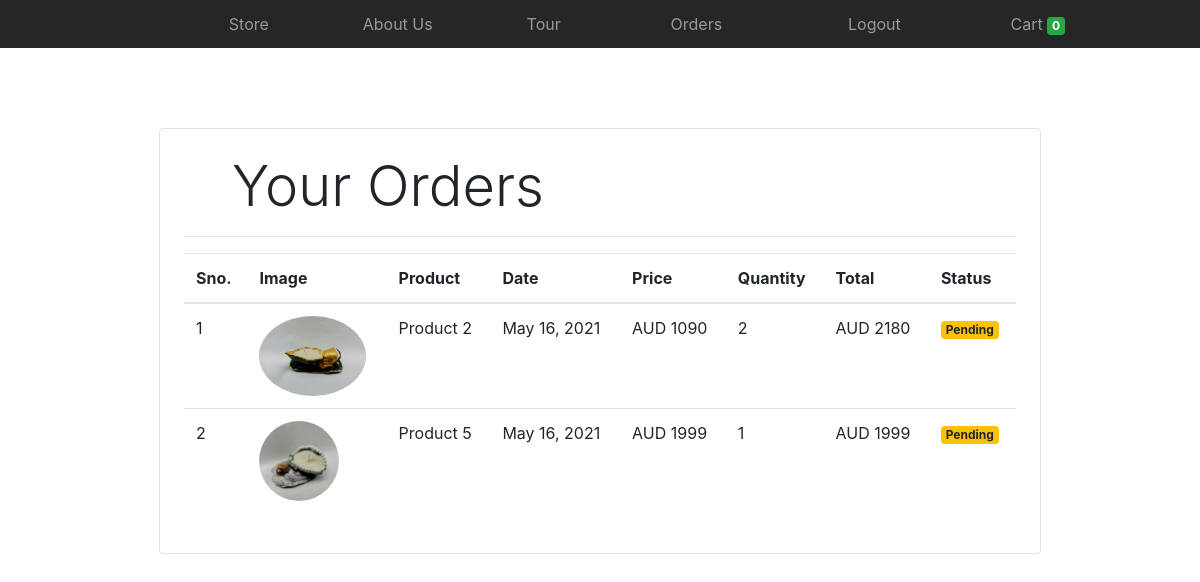
/orders (signed in), run on the app's committed database.
### store/models/orders.py (models this page shows, shortened)
class Order(models.Model):
    product = models.ForeignKey(Products,
                                on_delete=models.CASCADE)
    customer = models.ForeignKey(Customer,
                                 on_delete=models.CASCADE)
    quantity = models.IntegerField(default=1)
    price = models.IntegerField()
    address = models.CharField (max_length=50, default='', blank=True)
    phone = models.CharField (max_length=50, default='', blank=True)
    date = models.DateField (default=datetime.datetime.today)
    status = models.BooleanField (default=False)
    @staticmethod
    def get_orders_by_customer(customer_id):
        return Order.objects.filter(customer=customer_id).order_by('-date')

### store/models/product.py (models this page shows, shortened)
class Products(models.Model):
    name = models.CharField(max_length=60)
    price= models.IntegerField(default=0)
    category= models.ForeignKey(Category,on_delete=models.CASCADE,default=1 )
    description= models.CharField(max_length=250, default='', blank=True, null= True)
    image= models.ImageField(upload_to='uploads/products/')

### store/middlewares/auth.py (the view)
    def middleware(request):
        print(request.session.get('customer'))
        returnUrl = request.META['PATH_INFO']
        print(request.META['PATH_INFO'])
        if not request.session.get('customer'):
           return redirect(f'login?return_url={returnUrl}')
        response = get_response(request)
        return response

### store/templatetags/custom_filter.py (called while the page is built)
@register.filter(name='multiply')
def multiply(number , number1):
    return number * number1

### store/views/orders.py (called while the page is built)
    def get(self , request ):
        customer = request.session.get('customer')
        orders = Order.get_orders_by_customer(customer)
        print(orders)
        return render(request , 'orders.html'  , {'orders' : orders})

### store/templates/orders.html
{% extends 'base.html' %}
{% block content %}
{% load cart %}
{% load custom_filter %}
<div class="container">
   <div class="border rounded p-4 m-4">
        <p class="display-4 pl-4 ml-4">Your Orders</p>
        <hr>
        <table class="table">
            <thead>
                <tr>
                    <th>Sno.</th>
                    <th>Image</th>
                    <th>Product</th>
                    <th>Date</th>
                    <th>Price</th>
                    <th>Quantity</th>
                    <th>Total</th>
                    <th>Status</th>
                </tr>
            </thead>
            <tbody>
                {% for order in orders %}
                <tr>
                    <td>{{forloop.counter}}</td>
                    <td><img style="height: 80px;" class="rounded-circle" src="{{order.product.image.url}}" alt=""></td>
                    <td>{{order.product.name}}</td>
                    <td>{{order.date}}</td>
                    <td>AUD {{order.price}}</td>
                    <td>{{order.quantity}}</td>
                    <td>AUD {{order.quantity|multiply:order.price}}</td>
                    {% if order.status %}
                    <td><small class="badge badge-success">Completed</small></td>
                    {%else%}
                    <td><small class="badge badge-warning">Pending</small></td>
                    {% endif %}
                </tr>
                {% endfor %}
            </tbody>
        </table>
   </div>
</div>
{% endblock %}

### store/templates/base.html (style rules this page uses)
.container { max-width: 960px; }

### data on the page
Order: product.image (picture), product.name "Product 2", date "May 16, 2021", price "1090", quantity "2", quantity|multiply "2180", status "Pending"
Order: product.image (picture), product.name "Product 5", date "May 16, 2021", price "1999", quantity "1", quantity|multiply "1999", status "Pending"

### other printed values
{{ request.session.cart.keys|length }} "0"
